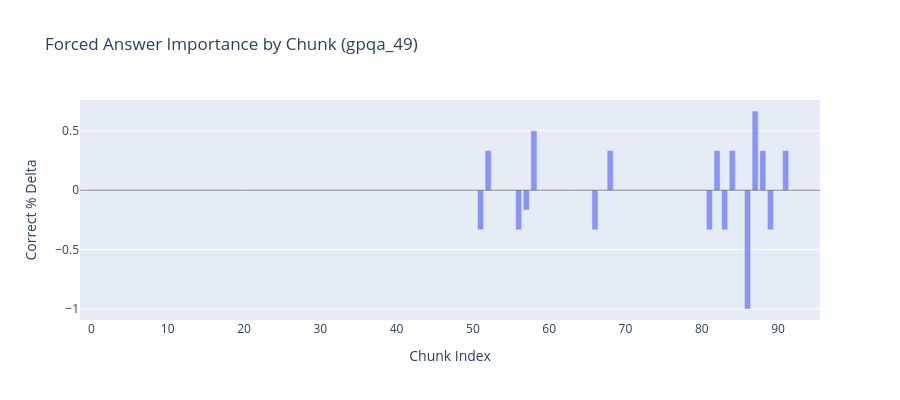

Notebook cell for this chart:
### Code cell
plot_forced_answer_importance(gpqa_49)

### Figure 1 — Plotly figure (JSON) as saved in the notebook; plotly's stock layout.template omitted (floating-point values rounded to 4 significant figures)
{"data": [{"customdata": ["(no prefill)", "tegral over a loop momentum, which introduces a factor of typically (momentum-scale)^dimensionality.", " coupling constants can give a clue. The given expression has α (which is a fine-structure constant?", "actions.\n\nBut how do loops factor in? The number of loops is related to the topology of the diagram.", " number of factors involving the coupling constants and the momenta in the denominator or numerator?", "upling, but in the case of quantum electrodynamics, α is indeed the dimensionless coupling constant.", "^{-epsilon} (or similar) depending on the dimension where ε is the parameter away from 4 dimensions.", "^2 coming from loop integrals.\n\nWait, perhaps each loop would contribute a factor of 1/(4π)^2 in 4D.", "or related to the 'volume' of momentum space integral, but since it's divergent, people regulate it.", "4π)^((something per loop) times loops). Wait, 1/(4π)^2 per loop would give 1/(4π)^6 for three loops?", " and g^2. The power of the coupling constants would depend on the number of vertices in the diagram.", "erent.\n\nWait, in QED, each vertex is order e^2 (since the electron-photon vertex is ∝ α = e^2/(4π)).", "diagrams between the number of loops, the number of vertices (V), and the number of propagators (P).", "s) is equal to the number of internal lines minus (number of vertices -1). Wait, but more precisely:", "nes) - (number of vertices -1).\n\nHence,\n\nL = (Pi) - V + 1,\n\nwhere Pi = internal lines, V = vertices.", "tion term e \\bar{\\psi} γ^μ A_μ ψ, which gives a vertex with three legs (electron, photon, electron).", "ree vertices contributing α and two vertices contributing g² (total vertices of two different types?", "les, say fermion, photon, and scalar (if the couplings involve both vector and scalar interactions).", "QED-like vertices (3 legs) and those with g correspond to, say, Yukawa interaction vertices (4 legs:", " 1/(4π)^2, then 3 loops would give three factors of 1/(4π)^2 multiplied, so (1/(4π)^2)^3 = 1/(4π)^6.", "^{-ε} (with ε=4-D), so in 4 dimensions, it could be a factor of some Gamma functions times 1/(4π)^2?", "nvolving things like ln(Q/M), where Q is typical momentum of the process, and M is the cutoff scale.", "ch loop introduces a factor of something proportional to 1/(Q/M)^{something}, but here it's (Q/M)^2.", " 2E,\n\nwhere L is the number of loops and E is the number of external legs (photon legs for example).", " the external momentum Q is in the argument, but we might need to assume a specific type of diagram.", "omplicating.\n\nAlternatively, the standard formula in four dimensions for the degree of divergence is", " scales as 4 dimensions per loop). Each loop momentum appears in propagators and vertices and so on.", "h propagator is ~1/p²), and numerators from vertices might contribute, but in scalar QFT they don't.", "nus 2P (since each propagator is 1/k^2, so contributes -2 to the momentum dimension per propagator).", "tude from propagators and vertices).\n\nWait, in φ^4 theory, each vertex contributes 0 mass dimension?", "(since each internal line is associated with a propagator ~1/k², so contributes a -2 per propagator?", "tes +4.\n\nThus,\n\nD = 4L - 2P,\n\nwhere P is the number of internal lines.\n\nWait, yes, this seems right.", "gence D =2. Because when you regulate divergent diagrams, you can often write the amplitude as (Q^D.", "stitute back into D,\n\nD = D = 4L - 2P = (4P -4V +4) - 2P = 2P -4V +4,\n\nHmm, not sure, but since D=2,", "s = P + E.\n\nEach vertex has a certain number of legs. Let's say each of the V vertices has v_i legs.", "h contributes 3 legs, and those from g are four-leg (like scalar vertices), each contributes 4 legs.", "nce P must be integer. So that’s impossible.\n\nAlternatively, suppose it is four-point function (E=4)", "aybe α vertices are four-point (quartic vertices like φ^4 interactions). Let me think through again.", "of external legs, but again not sure.\n\nAlternatively, this approach is too fraught with assumptions.", "integrals?), though actually cross-sections and amplitudes have dimensions depending on the process.", "erefore the (Q/M)^2 is the only dimensional (or rather, dimensionless) part, just the ratio squared.", " possibility.\n\nSecond, the power of (Q/M)^2 would imply that the diagram is quadratically divergent:", "ld be 3.\n\nBut in the problem, the coupling constants involve alpha^3 and g^2, which is (coupling)^5?", " with coupling constant α (each contributing α) and 2 vertices with g (each g), totaling 5 vertices.", "5,\n\nP=9,\n\nSo Euler gives loops L = P - V +1=9-5+1=5 loops? Wait,\n\nWait Euler equation L = P - V + 1,", "es, so from vertex legs:\n\nTotal legs contributed by vertices,\n\nSuppose each vertex is of degree d_i,", "ertices have 4 legs.\n\nThus,\n\nTotal legs from vertices: 3×3 (α vertices) + 4×2 (g vertices) =9 +8=17,", "uration?\n\nWait, if vertices contributing α are 3-legged (quark-photon vertices, say), three of them,", "ly don't carry coupling constants like g squared terms, unless there are mass renormalization terms.", "tors and vertices, so the number of loops L is related to the total power of the coupling constants.", "= L + V -1= L +5 -1=L+4,\n\nsubstitute into first equation,\n\n4L -2(L +4) =2 ⇒4L -2L -8=2 ⇒2L=10 ⇒ L=5.", "tency, which suggests that perhaps each loop doesn't bring a factor of 1/(4π)^2, but something else.", "∫ k^3 dk,\n\nbut perhaps the remaining factor after renormalization includes constants like (4π)^{-2}.", "se from different contributions, such as the numerator (gamma matrices), or the vertices themselves?", "ectrodynamics, each vertex has a factor of -ieγ_μ, so when squared would give a factor of α≡e²/(4π).", "t's think about a one-loop correction to an electron vertex, like electron-photon vertex correction.", " each (since the interaction term is λφ^3, but in some cases coupling might be defined differently).", "14= -2 → meaning the diagram is convergent,\n\nBut in the given expression, there is a (Q/M)^2 factor.", " five loops,\n\nIf five loops contribute (4π)^{-6},\n\nThen per-loop:\n\n(4π)^{-6} would be (4π^{-2})^{3},", ", perhaps the expression is the product of 3 photons (since alpha^3 might relate to photon vertices?", " For example,\n\nThe symmetry factor (S) would lead to 1/(4pi)^{something} or contribute to constants.", " the Q/M factor is from each loop.\n\nEach loop integrating up to cutoff M, giving factors of M² each?", "ce the regulators like MS-bar, then the remaining terms would have a dimensionless variable (Q/M)^D.", "of (4pi)^4 somewhere else perhaps?\n\nAlternatively the vertices contribute other factors like (4 pi),", "fore, considering α = e^2/(4pi),\n\neach vertex in an amplitude contributes a factor of α/(4pi)^{-1} ?", "ng,\n\nso if the amplitude also has vertices involving g,\n\neach such vertex contributes a factor of g,", "ression,\n\nthe amplitude is,\n\n[symmetry_factor]^{-1} × (vertices_factors) × (loop integrals) × other,", ": sqrt(2)*8.\n\nPutting all together,\n\namplitude ~ ( vertex factors * loop factors ) / symmetry factor", "i^3 * g²) / (sqrt{2}*8) ) × (1/(4pi)^{10)) × (Q/M)^2,\n\nthus,\n\n= alpha^3 g² × sqrt{2}*8 / sqrt{2}*8 ?", " sqrt(2) *8 * ... so,\n\nWait,\n\nTo have 1/(sqrt(2)*8)^{-1} would require the numerator have sqrt(2)*8,", "alpha vertex contributes 4pi fact),\n\nloops contribute (4pi)^{-10} (five loops each with (4pi)^{-2}),", "sqrt(2)*8 * [ 1/(4pi)^6 ] (Q/M)^2,\n\nSo my computed coefficient, up to other constants involving Q/M,", "D. The Feynman rule for a QED vertex is -ieγμ.\n\nThe vertex coefficient is then ( -ieγμ ) per vertex,", "\ntherefore, the total coupling factor is (e^2)^{n/2}/(4pi)^{n/2} (since alpha has denominator 4pi ),", " ~ (4pi)^{D/2} ...,\n\nbut this is getting too complex.\n\nAlternatively, considering the given problem,", " multiple identical propagators or vertices,\n\nso the symmetry factor S is,\n\nfor a diagram with, say,", "s which give constants),\n\nso suppose:\n\nSymmetry factor is S,\n\nthen 1/S contributes to the constants,", "overall 1/(4 pi)^6,\n\nthe number of loops must be 3,\n\nso 3 loops,\n\nso if the diagram has three loops,", "is the opposite,\n\nThus possibly,\n\nit's a quadratically divergent diagram (D=2 ),\n\nrequiring 5 loops,", ")^5*( loops 4pi^{-10}) = (4pi)^{-5},\n\n and symmetry factor or other terms contribute another (4pi)^?", "5},\n\nthen symmetry factor,\n\nSuppose symmetry factor is sqrt(2)*8,\n\n thus,\n\nThe coefficient would be,", "α*(4π),\n\nbecause α = e²/(4π),\n\nso e² = α*(4π),\n\nso each vertex has a coupling factor of e² = α*(4π),", ":\n\nalpha³ g² sqrt(2)*8 / (4 pi)^6.\n\n Thus,\n\n[ α³ g² / (4π)^7 ] / S = α³ g² * ( sqrt(2)*8 )/(4 pi)^6,", "which could come from some internal lines being distinguishable via gauge indices or something else,", "the only way to get the 1/(4 pi)^6 from five loops and vertices contributions,\n\n we need five loops,", "is -2,\n\n but then the factor (Q/M)^2 is coming from?\n\n maybe,\n\n a convergent diagram's integral has,", "f which loop contributed are upside down.\n\nPerhaps the Q/M is swapped,\n\n but problem states (Q/M)^2,", "ps,\n\n therefore five loops.\n\n Then,\n\n the loop integrals give factors of 1/(4pi)^{2×5}=1/(4pi)^{10},", "erms,\n\n,\n\n,\n\n,\n\n,\n\n,\n\n thus total vertex terms contribute,\n\n,\n\n,\n\n,\n\n,\n\n,\n\n,\n\n alpha^3 g² × (4pi)^3,", "\n\n,\n\n,\n\n,\n\n,\n\n,\n\n,\n\n,\n\n,\n\n,\n\n,\n\n,\n\n,\n\n,\n\n,\n\n,\n\n,\n\n,\n\n,\n\n,\n\n,\n\n,\n\n,\n\n,\n\n,\n\n,\n\n,\n\n\n,\n\n,\n\n,\n\n,\n\n,\n\n,\n\n,", "\n\n,\n\n,\n\n,\n\n,\n\n,\n\n,\n\n,\n\n,\n\n,\n\n,\n\n \n\n problem expression has,\n\n,\n\n,\n\n,\n\nalpha^3 g^2 sqrt(2)*8/(4pi)^6,", "6 的话，\n\n,\n\n 如果 three loops each contribute 1/(4pi)^ squared,\n\n,\n\n,\n\n,\n\n,\n\n则 5个循环将带來的 1/(4 pi)^{10} ，,", " divergence 结果 conflict,\n\n perhaps the 茶渍 破坏了 other terms 所以 we can't rely on the divergence degree.", "hree loops,\n\n即使 the vertex count 和 divergence degree 不一致, may due to missing informations in the 問題.", "e alpha vertices 有 4 legs each (like phi^4 的顶点), and the g vertices 有 3 legs (就像 fermion vertices),,", "ative,\n\n\n,\n\n\n,\n\n\n\n,\n\n然而, the given 公式有 (Q/M)^2 positive exponent,\n\n\n 这可能 suggest that 我们应该 consider,", "op 的 contribute to the  (4 pi)^{-6} factor，\n\n the answer 是 three loops.\n\n\n\n综上， the 答案 是 three loops."], "hovertemplate": "<b>Chunk %{x}</b><br>Delta: %{y:.4f}<br>...%{customdata}<extra></extra>", "opacity": 0.7, "type": "bar", "x": [-1, 0, 1, 2, 3, 4, 5, 6, 7, 8, 9, 10, 11, 12, 13, 14, 15, 16, 17, 18, 19, 20, 21, 22, 23, 24, 25, 26, 27, 28, 29, 30, 31, 32, 33, 34, 35, 36, 37, 38, 39, 40, 41, 42, 43, 44, 45, 46, 47, 48, 49, 50, 51, 52, 53, 54, 55, 56, 57, 58, 59, 60, 61, 62, 63, 64, 65, 66, 67, 68, 69, 70, 71, 72, 73, 74, 75, 76, 77, 78, 79, 80, 81, 82, 83, 84, 85, 86, 87, 88, 89, 90, 91, 92, 93, 94, 95], "y": [NaN, 0.0, 0.0, 0.0, 0.0, 0.0, 0.0, 0.0, 0.0, 0.0, 0.0, 0.0, 0.0, 0.0, 0.0, 0.0, 0.0, 0.0, 0.0, 0.0, 0.0, 0.0, 0.0, 0.0, 0.0, 0.0, 0.0, 0.0, 0.0, 0.0, 0.0, 0.0, 0.0, 0.0, 0.0, 0.0, 0.0, 0.0, 0.0, 0.0, 0.0, 0.0, 0.0, 0.0, 0.0, 0.0, 0.0, 0.0, 0.0, 0.0, 0.0, 0.0, -0.3333, 0.3333, 0.0, 0.0, 0.0, -0.3333, -0.1667, 0.5, 0.0, 0.0, 0.0, 0.0, 0.0, 0.0, 0.0, -0.3333, 0.0, 0.3333, 0.0, 0.0, 0.0, 0.0, 0.0, 0.0, 0.0, 0.0, 0.0, 0.0, 0.0, 0.0, -0.3333, 0.3333, -0.3333, 0.3333, 0.0, -1.0, 0.6667, 0.3333, -0.3333, 0.0, 0.3333, 0.0, 0.0, 0.0, 0.0]}], "layout": {"height": 400, "shapes": [{"line": {"color": "black", "width": 0.5}, "type": "line", "x0": 0, "x1": 1, "xref": "x domain", "y0": 0, "y1": 0, "yref": "y"}], "title": {"text": "Forced Answer Importance by Chunk (gpqa_49)"}, "width": 900, "xaxis": {"title": {"text": "Chunk Index"}}, "yaxis": {"title": {"text": "Correct % Delta"}}}}
